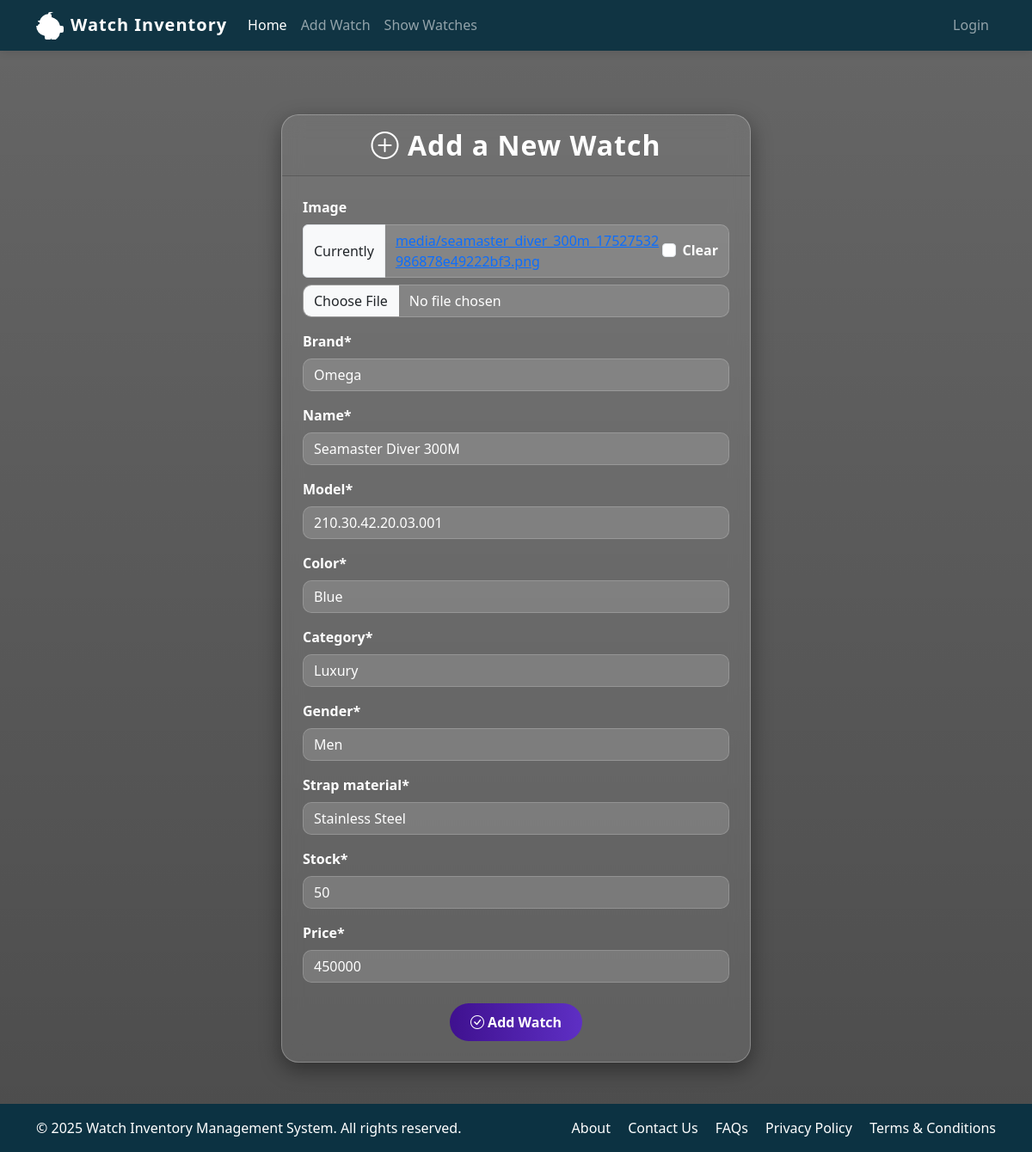
The app's page /update/6, older data.
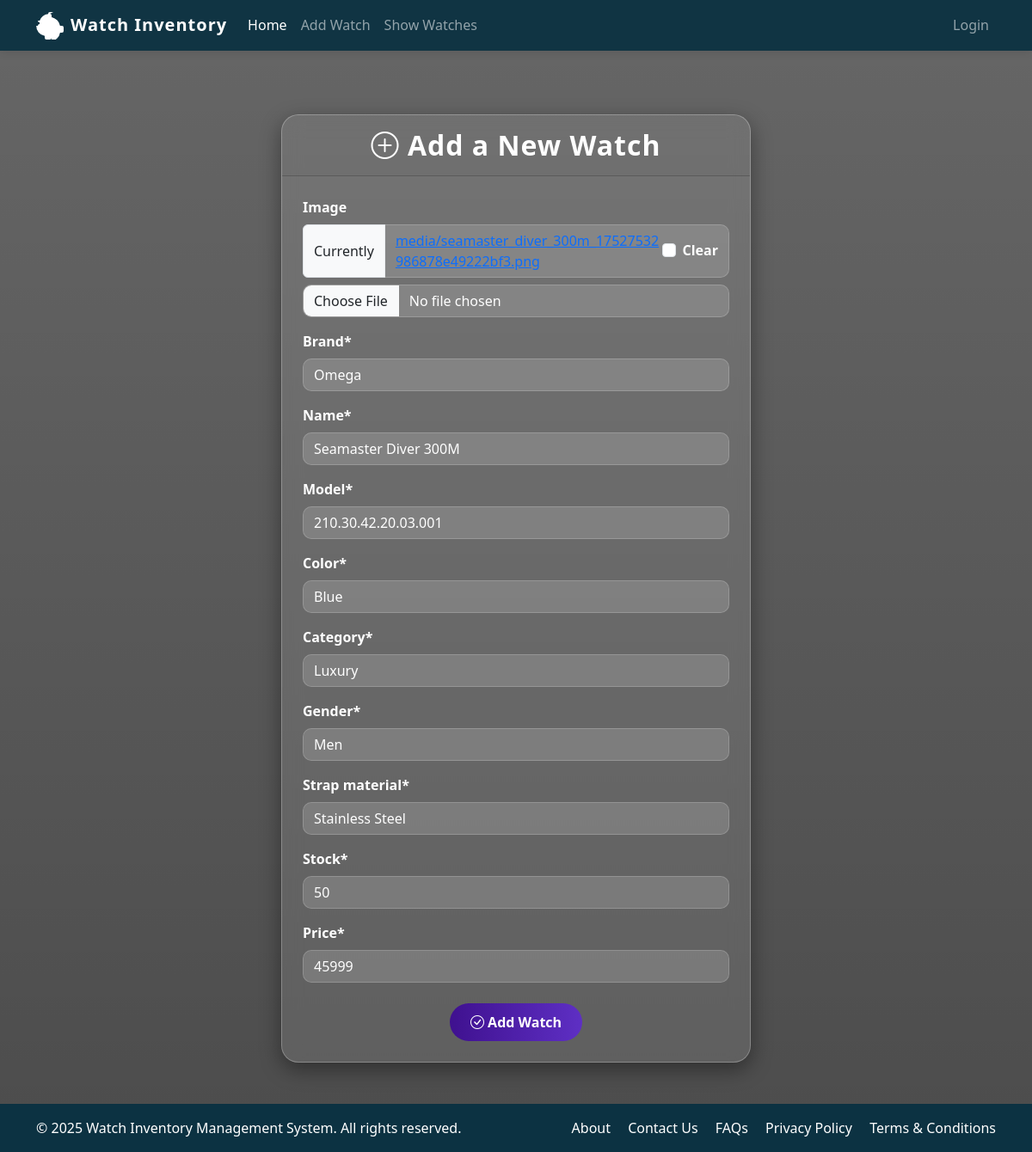
The same page, newer data.
### watch_app/models.py (models this page shows, shortened)
class Watch(models.Model):
    owner = models.ForeignKey(
        User,
        on_delete=models.CASCADE,
        related_name="watches",
        null=True,       # temp so old rows won’t break
        blank=True
    )
    image = models.ImageField(upload_to="media", null=True, blank=True)
    brand = models.CharField(max_length=100)
    name = models.CharField(max_length=100)
    model = models.CharField(max_length=100)
    color = models.CharField(max_length=100)
    category = models.CharField(max_length=100)
    gender = models.CharField(max_length=100)
    strap_material = models.CharField(max_length=100)
    stock = models.IntegerField()
    price = models.IntegerField()

### watch_app/views.py (the view, shortened to what this page needs)
# urls.py: path('update/<id>',update_watch_view, name="update-watch"),
def update_watch_view(request, id):
    watch = Watch.objects.get(id=id)
    form = WatchForm(instance=watch)
    template_name = "watch_app/add_watch.html"
    context = {'form': form}
    return render(request, template_name, context)

### watch_app/forms.py
class WatchForm(forms.ModelForm):
    class Meta:
        model = Watch
        fields = "__all__"
        exclude = ['owner']

### templates/watch_app/add_watch.html (shortened to what this page needs)
{% extends 'base.html' %}
{% load crispy_forms_tags %}
{% block content %}
<div class="container mt-5 mb-5 d-flex justify-content-center">
    <div class="card w-50">
        <div class="card-header text-white text-center">
            <h2 class="mb-0 fw-bold"><i class="bi bi-plus-circle"></i> Add a New Watch</h2>
        </div>
        <div class="card-body p-4">
            <form method="post" enctype="multipart/form-data">
                {{ form|crispy }}
                <div class="text-center mt-4">
                    <button class="btn btn-primary px-4">
                        <i class="bi bi-check-circle"></i> Add Watch
                    </button>
                </div>
            </form>
        </div>
    </div>
</div>
<div class="position-fixed top-0 end-0 p-3" style="z-index: 1050;">
</div>
{% endblock %}

Row changes from the older to the newer data that the page shows:
changed Watch "Omega": price "450000" → "45999"
